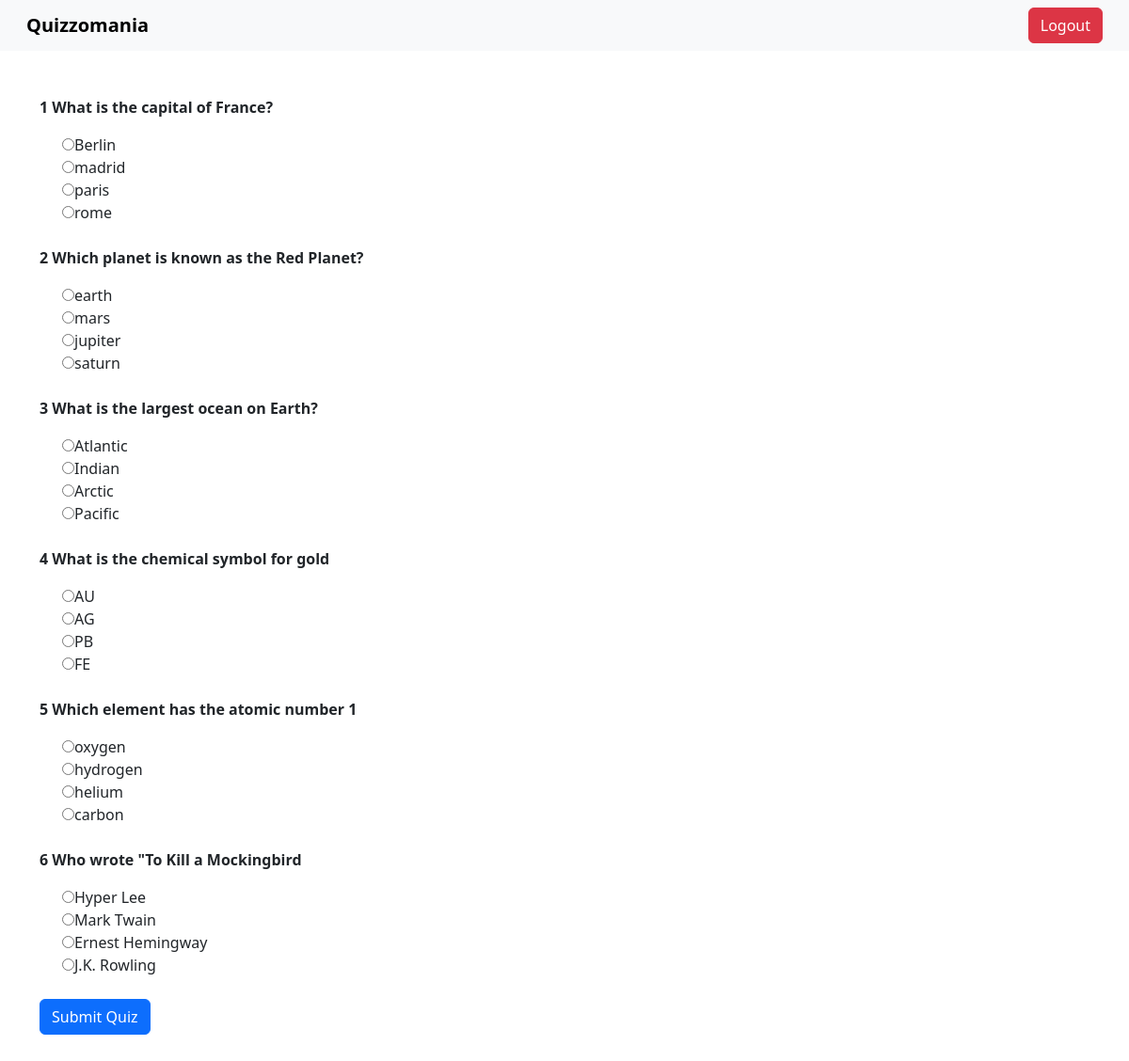
/quiz/ (signed in), run on the app's committed database.
### appQuiz/models.py (models this page shows)
class question(models.Model):
    question=models.TextField()
    option1 = models.CharField(max_length=100)
    option2 = models.CharField(max_length=100)
    option3 = models.CharField(max_length=100)
    option4 = models.CharField(max_length=100)
    correct_option = models.IntegerField()

### appQuiz/views.py (the view, shortened to what this page needs)
# urls.py: path("",views.index,name="quiz"),
@login_required(login_url='login')
def index(request):
    questions = question.objects.all()
    return render(request,"Quiz.html",{"ques":questions})

### appQuiz/templates/Quiz.html (shortened to what this page needs)
{% extends "base.html" %}
{% block body %}
        <nav class="navbar navbar-expand-lg navbar-light bg-light px-3">
            <div class="container-fluid">
                <h1 class="navbar-brand mb-0" style="font-weight: bold;">Quizzomania</h1>
                <a href="/quiz/logout/"><button class="btn btn-danger">Logout</button></a>
            </div>
        </nav>
        <div class="container my-5">
            <form method="post" action="/quiz/">
                {% for qust in ques %}
                    <div class="mb-4">
                        <p class="fw-bold">{{forloop.counter}}  {{qust.question}}</p>
                            <div class="form-check">
                                <input type="radio" name="{{qust.id}}" value="1">{{qust.option1}}<br>
                                <input type="radio" name="{{qust.id}}" value="2">{{qust.option2}}<br>
                                <input type="radio" name="{{qust.id}}" value="3">{{qust.option3}}<br>
                                <input type="radio" name="{{qust.id}}" value="4">{{qust.option4}}<br>
                            </div>
                    </div>
                {% endfor %}
                <a href=""><button type="submit" class="btn btn-primary">Submit Quiz</button></a>
            </form>
        </div>
{% endblock body %}

### templates/base.html (shortened to what this page needs)
<!DOCTYPE html>
<html lang="en">
<head>
    <link href="https://cdn.jsdelivr.net/npm/bootstrap@5.3.3/dist/css/bootstrap.min.css" rel="stylesheet">
</head>
<body>
    {% block body %}{% endblock body %}
</body>
</html>

### data on the page
question: question "What is the capital of France?", option1 "Berlin", option2 "madrid", option3 "paris", option4 "rome"
question: question "Which planet is known as the Red Planet?", option1 "earth", option2 "mars", option3 "jupiter", option4 "saturn"
question: question "What is the largest ocean on Earth?", option1 "Atlantic", option2 "Indian", option3 "Arctic", option4 "Pacific"
question: question "What is the chemical symbol for gold", option1 "AU", option2 "AG", option3 "PB", option4 "FE"
question: question "Which element has the atomic number 1", option1 "oxygen", option2 "hydrogen", option3 "helium", option4 "carbon"
question: question "Who wrote \"To Kill a Mockingbird", option1 "Hyper Lee", option2 "Mark Twain", option3 "Ernest Hemingway", option4 "J.K. Rowling"
